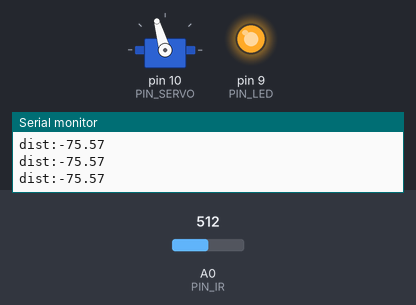
A sketch run on a simulated Arduino Uno, built with avr-gcc and run on an emulated ATmega328P. Shown: servo, output pins drawn as LEDs (lit = HIGH), the last lines printed to the serial monitor. Inputs (shaded band) come from the test bench; at power-on: A0 (PIN_IR) = 512.

Above: at 1.2 s.
1.3 s: A0 (PIN_IR) set to 311
At 2.5 s:
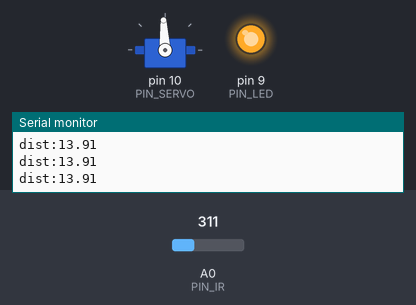
2.8 s: A0 (PIN_IR) set to 122
At 3.2 s:
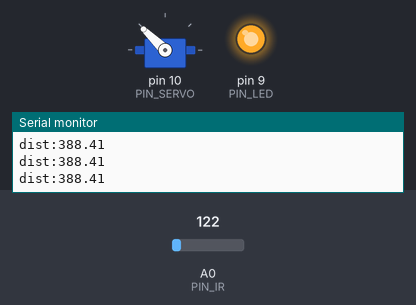
4.4 s: A0 (PIN_IR) set to 10
5.9 s: A0 (PIN_IR) set to 7
At 6.9 s:
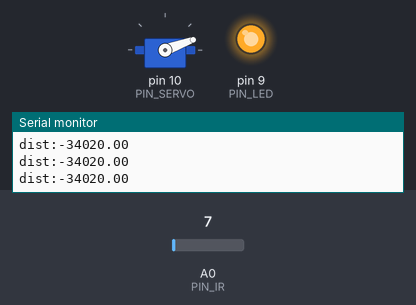
7.5 s: A0 (PIN_IR) set to 79
At 8.7 s:
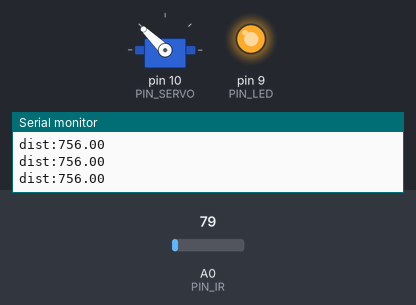
9.1 s: A0 (PIN_IR) set to 0
At 10.3 s:
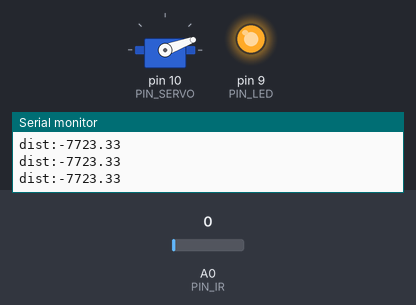
Timing chart, 0 to 11.6 s (numbered marks = the images above; inputs shaded):
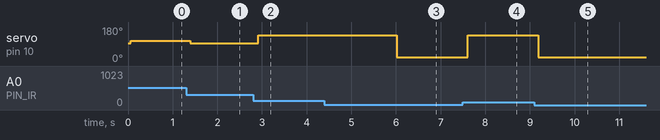

Measured:
- the behaviour switches between 9 and 8 on A0 (PIN_IR) (found by bisection; images 2 and 3)
- after the input at 1.3 s, servo on pin 10 (PIN_SERVO): 106° → 93° after 0.10 s
- after the input at 2.8 s, servo on pin 10 (PIN_SERVO): 93° → 136° after 0.12 s
- after the input at 5.9 s, servo on pin 10 (PIN_SERVO): 136° → 20° after 0.12 s
- after the input at 7.5 s, servo on pin 10 (PIN_SERVO): 20° → 136° after 0.10 s
- after the input at 9.1 s, servo on pin 10 (PIN_SERVO): 136° → 20° after 0.08 s

The sketch:

21_bbc_20203110.ino
```cpp
#include <Servo.h>

// Arduino pin assignment
#define PIN_LED 9
#define PIN_SERVO 10
#define PIN_IR A0

// configurable parameters
#define INTERVAL 50 // sampling interval (unit: ms)
#define _DIST_MIN 69 // minimum distance to be measured (unit: mm)
#define _DIST_MAX 321 // maximum distance to be measured (unit: mm)

float val, raw_val, prev_val, ema_val, a;
float raw_dist;

// servo한테 줄 duty값의 최대, 최소, 적용값
#define _DUTY_MIN 750 // servo full clockwise position (0 degree)
#define _DUTY_NEU 1520 + (-1.5) * raw_dist//neutral position (90 degree)
#define _DUTY_MAX 1950 // servo full counterclockwise position (180 degree)

Servo myservo;

void setup() {
// initialize GPIO pins
  pinMode(PIN_LED,OUTPUT);
  digitalWrite(PIN_LED, 1);
// servo 연결
  myservo.attach(PIN_SERVO);
  myservo.writeMicroseconds(_DUTY_NEU);

// initialize
  raw_val = prev_val = 0.0;

// initialize serial port
  Serial.begin(57600);

// initialize last sampling time
//   last_sampling_time = 0;
}

// get a distance reading from the 적외선 센서
float ir_distance(void){ // return value unit: mm
  float volt = float(analogRead(PIN_IR));
  raw_val = ((6762.0/(volt-9.0))-4.0) * 10.0;
// ema 필터링
  a = 0.5;
  val = raw_val - 170.0;
  ema_val = a * raw_val + (1-a) * ema_val;
  return val;
}

void loop() {
// wait until next sampling time.
// millis() returns the number of milliseconds since the program started. Will overflow after 50 days.
//  if(millis() < last_sampling_time + INTERVAL) return;

  float raw_dist = ir_distance();
  Serial.print("dist:");
  Serial.println(raw_dist);
  delay(60);

  // 범위 벗어난 값 처리
if(raw_val < 69.0) {
     myservo.writeMicroseconds(_DUTY_MIN);
  }
  else if(raw_val < 321.0){
     myservo.writeMicroseconds(_DUTY_NEU);
  }
  else {
    myservo.writeMicroseconds(_DUTY_MAX);
  }

// update last sampling time
//   last_sampling_time += INTERVAL;
}
```
